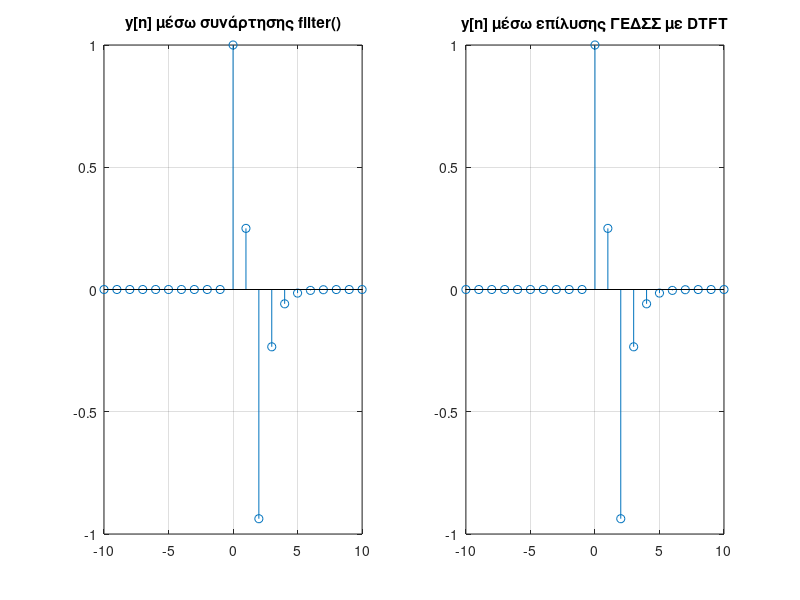

The MATLAB script that drew this image:
% Example 11.18

n = [-10:10]; % Δημιουργία κλίμακας χρόνου
x = zeros(size(n));  x(n==0) = 1; % x[n] = δ[n]

% Συντελεστές b και a της ΓΕΔΣΣ
b = [1, 0, -1]; a = [1, -0.25];   

% Υπολογισμός εξόδου y[n] με επίλυση ΓΕΔΣΣ με filter()
y1 = filter(b,a,x);  
u = [zeros(1,10), ones(1,11)];      % u[n]
u2 = [zeros(1,10+2), ones(1,11-2)]; % u[n-2]

% Υπολογισμός εξόδου y[n] με επίλυση ΓΕΔΣΣ μέσω DTFT 
y2 = ((0.25).^n).*u - ((0.25).^(n-2)).*u2;
subplot(121), stem(n,y1); grid; title('y[n] μέσω συνάρτησης filter()'); 
subplot(122), stem(n,y2); grid; title('y[n] μέσω επίλυσης ΓΕΔΣΣ με DTFT');
